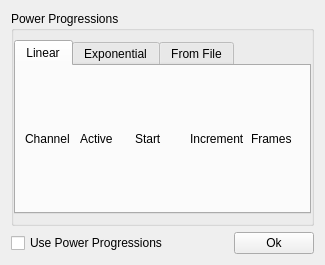
<?xml version="1.0" encoding="UTF-8"?>
<ui version="4.0">
 <class>Dialog</class>
 <widget class="QDialog" name="Dialog">
  <property name="geometry">
   <rect>
    <x>0</x>
    <y>0</y>
    <width>325</width>
    <height>265</height>
   </rect>
  </property>
  <property name="sizePolicy">
   <sizepolicy hsizetype="Minimum" vsizetype="Minimum">
    <horstretch>0</horstretch>
    <verstretch>0</verstretch>
   </sizepolicy>
  </property>
  <property name="minimumSize">
   <size>
    <width>0</width>
    <height>0</height>
   </size>
  </property>
  <property name="maximumSize">
   <size>
    <width>10000</width>
    <height>10000</height>
   </size>
  </property>
  <property name="windowTitle">
   <string>HAL-4000 Power Progressions</string>
  </property>
  <layout class="QVBoxLayout" name="verticalLayout">
   <item>
    <widget class="QGroupBox" name="progressionsBox">
     <property name="title">
      <string>Power Progressions</string>
     </property>
     <layout class="QGridLayout" name="gridLayout">
      <property name="leftMargin">
       <number>0</number>
      </property>
      <property name="rightMargin">
       <number>0</number>
      </property>
      <item row="0" column="0">
       <widget class="QTabWidget" name="tabWidget">
        <property name="currentIndex">
         <number>0</number>
        </property>
        <widget class="QWidget" name="linearTab">
         <attribute name="title">
          <string>Linear</string>
         </attribute>
         <layout class="QGridLayout" name="gridLayout_2">
          <item row="0" column="0">
           <widget class="QLabel" name="channelLabel">
            <property name="text">
             <string>Channel</string>
            </property>
           </widget>
          </item>
          <item row="0" column="1">
           <widget class="QLabel" name="activeLabel">
            <property name="text">
             <string>Active</string>
            </property>
           </widget>
          </item>
          <item row="0" column="2">
           <widget class="QLabel" name="startLabel">
            <property name="text">
             <string>Start</string>
            </property>
           </widget>
          </item>
          <item row="0" column="3">
           <widget class="QLabel" name="incrementLabel">
            <property name="text">
             <string>Increment</string>
            </property>
           </widget>
          </item>
          <item row="0" column="4">
           <widget class="QLabel" name="framesLabel">
            <property name="text">
             <string>Frames</string>
            </property>
           </widget>
          </item>
         </layout>
        </widget>
        <widget class="QWidget" name="expTab">
         <attribute name="title">
          <string>Exponential</string>
         </attribute>
         <layout class="QGridLayout" name="gridLayout_3">
          <item row="0" column="0">
           <widget class="QLabel" name="channelLabel_2">
            <property name="text">
             <string>Channel</string>
            </property>
           </widget>
          </item>
          <item row="0" column="1">
           <widget class="QLabel" name="activeLabel_2">
            <property name="text">
             <string>Active</string>
            </property>
           </widget>
          </item>
          <item row="0" column="2">
           <widget class="QLabel" name="startLabel_2">
            <property name="text">
             <string>Start</string>
            </property>
           </widget>
          </item>
          <item row="0" column="3">
           <widget class="QLabel" name="incrementLabel_2">
            <property name="text">
             <string>Multiplier</string>
            </property>
           </widget>
          </item>
          <item row="0" column="4">
           <widget class="QLabel" name="framesLabel_2">
            <property name="text">
             <string>Frames</string>
            </property>
           </widget>
          </item>
         </layout>
        </widget>
        <widget class="QWidget" name="fileTab">
         <attribute name="title">
          <string>From File</string>
         </attribute>
         <layout class="QVBoxLayout" name="verticalLayout_2">
          <item>
           <widget class="QLabel" name="powerLabel">
            <property name="text">
             <string>Power File:</string>
            </property>
           </widget>
          </item>
          <item>
           <widget class="QLabel" name="filenameLabel">
            <property name="text">
             <string>None</string>
            </property>
           </widget>
          </item>
          <item>
           <layout class="QHBoxLayout" name="horizontalLayout_2">
            <item>
             <spacer name="horizontalSpacer">
              <property name="orientation">
               <enum>Qt::Horizontal</enum>
              </property>
              <property name="sizeHint" stdset="0">
               <size>
                <width>40</width>
                <height>20</height>
               </size>
              </property>
             </spacer>
            </item>
            <item>
             <widget class="QPushButton" name="loadFileButton">
              <property name="text">
               <string>Load File</string>
              </property>
             </widget>
            </item>
           </layout>
          </item>
          <item>
           <spacer name="verticalSpacer">
            <property name="orientation">
             <enum>Qt::Vertical</enum>
            </property>
            <property name="sizeHint" stdset="0">
             <size>
              <width>20</width>
              <height>41</height>
             </size>
            </property>
           </spacer>
          </item>
         </layout>
         <zorder>powerLabel</zorder>
         <zorder>loadFileButton</zorder>
         <zorder>filenameLabel</zorder>
         <zorder>horizontalSpacer</zorder>
         <zorder>loadFileButton</zorder>
         <zorder>verticalSpacer</zorder>
        </widget>
       </widget>
      </item>
     </layout>
    </widget>
   </item>
   <item>
    <layout class="QHBoxLayout" name="horizontalLayout">
     <item>
      <widget class="QCheckBox" name="progressionsCheckBox">
       <property name="sizePolicy">
        <sizepolicy hsizetype="MinimumExpanding" vsizetype="Fixed">
         <horstretch>0</horstretch>
         <verstretch>0</verstretch>
        </sizepolicy>
       </property>
       <property name="text">
        <string>Use Power Progressions</string>
       </property>
      </widget>
     </item>
     <item>
      <widget class="QPushButton" name="okButton">
       <property name="text">
        <string>Ok</string>
       </property>
      </widget>
     </item>
    </layout>
   </item>
  </layout>
 </widget>
 <resources/>
 <connections/>
</ui>
